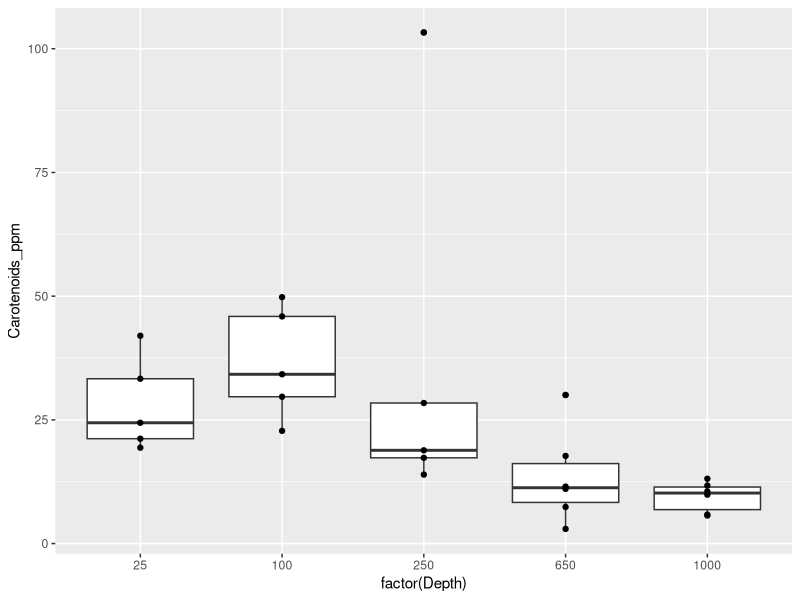
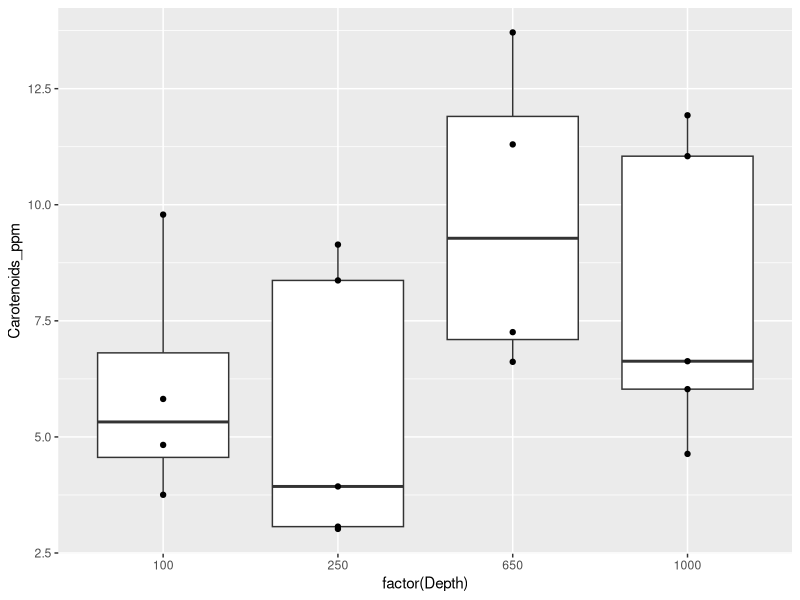
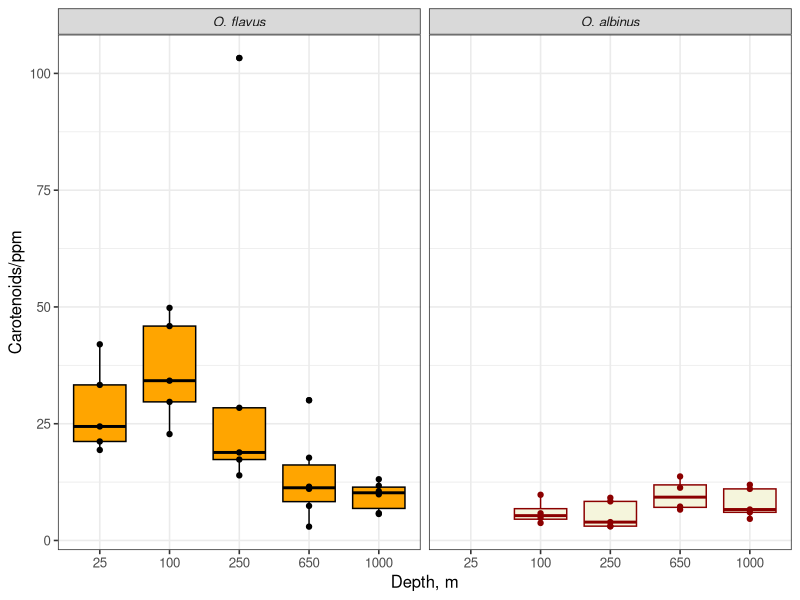
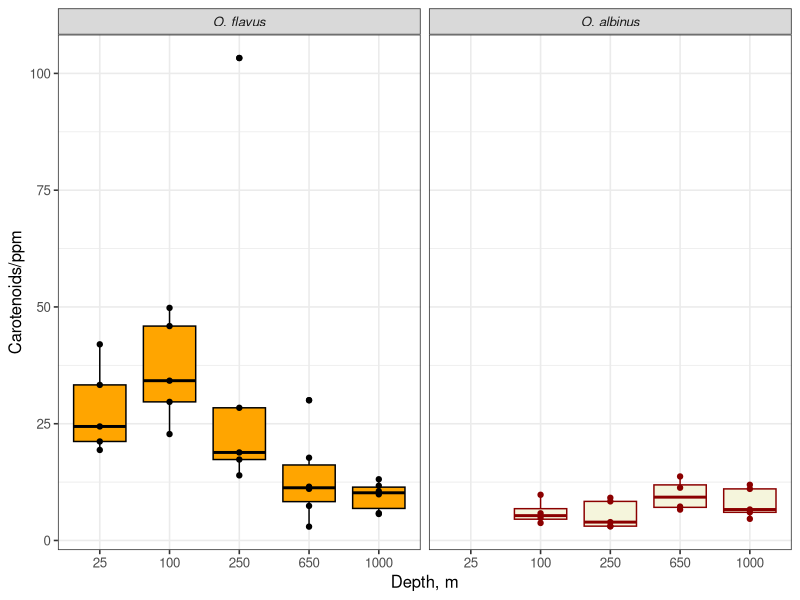
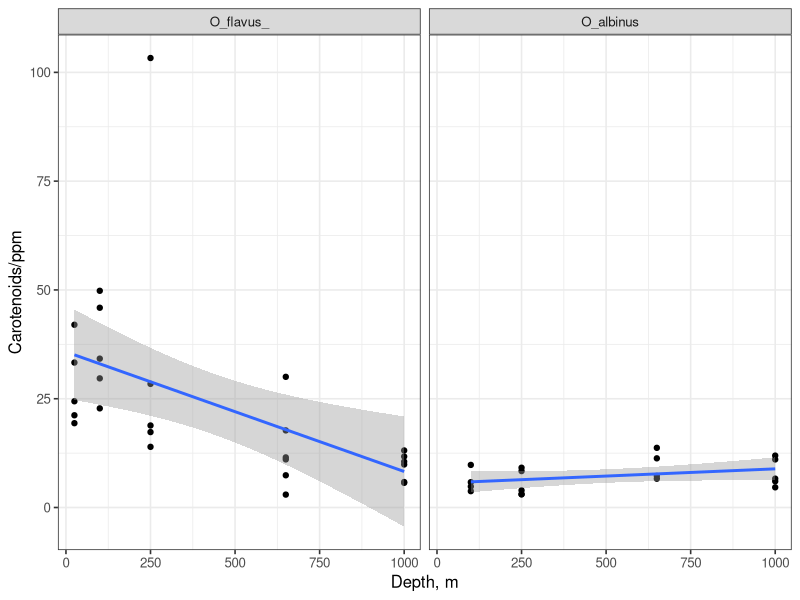
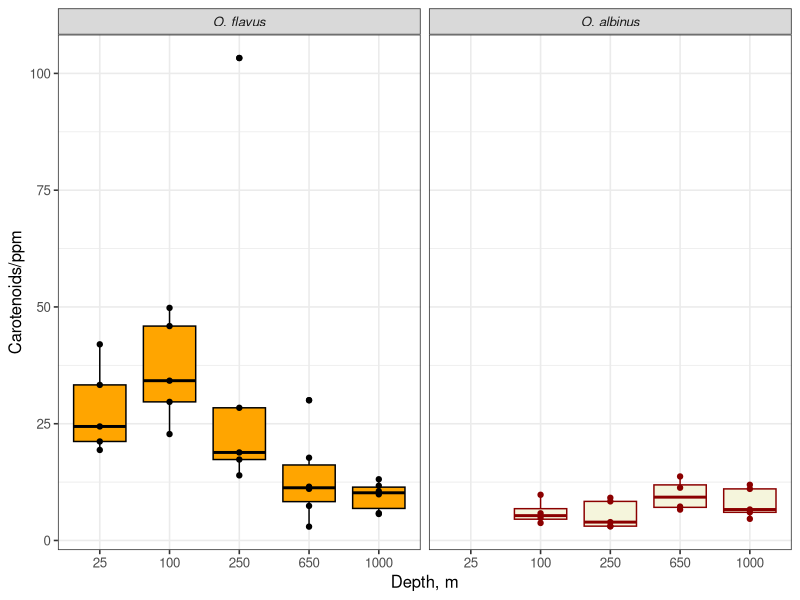
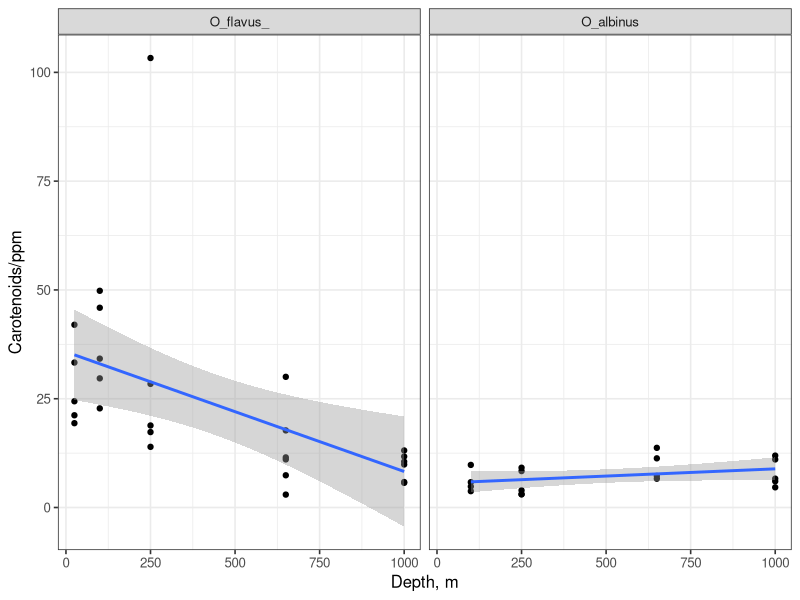

Source code (R) for these figures, in order:
library(ggplot2)
library(openxlsx)

## read xlsx
cr<-read.xlsx ("../Supplementary_Materials/Supplementary_tables.xlsx", sheet = 4, startRow = 3) #cols=c(1:3)

cr$Species <- substr(cr$Sample, 1, 9)
cr$Species <- factor(cr$Species, levels = c("O_flavus_", "O_albinus"))

cr$Carotenoids_ppm <- cr$`Carotenoids,.ppm_corrected`
cr$Depth

Ofladat <- cr[cr$Species == "O_flavus_",]
Ofla <-  ggplot(data = Ofladat, aes(x = factor(Depth),y = Carotenoids_ppm))+
  geom_boxplot() + geom_point() 
Ofla


Oalbdat <- cr[cr$Species == "O_albinus",]

Oalb <-  ggplot(data = Oalbdat, aes(x = factor(Depth),y = Carotenoids_ppm))+
  geom_boxplot() + geom_point() 
Oalb


species <- c("O. flavus", "O. albinus")
names(species) <- c("O_flavus_", "O_albinus")

plot<-ggplot(data = cr, aes(x=factor(Depth),y=Carotenoids_ppm, fill=Species, col=Species))+
  geom_boxplot() + geom_point() + 
  facet_grid(. ~ Species, labeller = labeller(Species = species)) + 
  scale_fill_manual(values = c("orange", "beige")) +
  scale_color_manual(values = c("black", "red4")) + 
  theme_bw(base_size = 12) + 
  labs(title = NULL, x = "Depth, m",  y = "Carotenoids/ppm") +  
  theme(legend.position = "none", strip.text.x = element_text(face = "italic")) +
  expand_limits(y=55)
plot


plot
ggsave("Carot_new.svg", width = 7.4, height = 5.3)


plot3<-ggplot(data = cr, aes(x=Depth,y=Carotenoids_ppm)) +
  geom_point() + geom_smooth(method = lm) +
  facet_grid(. ~ Species) +
  expand_limits(y=0) + xlab("Depth, m") + ylab("Carotenoids/ppm") +
  theme(legend.position="none") +
  labs(title = NULL, 
       x = "Depth, m", 
       y = "Carotenoids/ppm") +
  theme_bw(base_size = 12)
plot3



ggsave("Ceroteenoides point lm new.svg", width = 7.4, height = 3) #4.8 good
